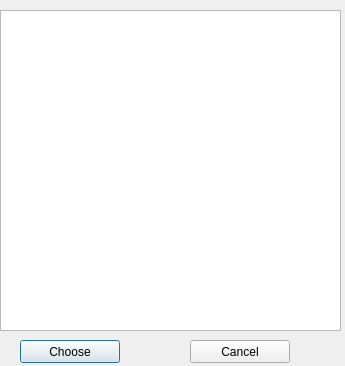
<?xml version="1.0" encoding="UTF-8"?>
<ui version="4.0">
 <class>PickString</class>
 <widget class="QDialog" name="PickString">
  <property name="geometry">
   <rect>
    <x>0</x>
    <y>0</y>
    <width>345</width>
    <height>366</height>
   </rect>
  </property>
  <property name="windowTitle">
   <string>Pick Identity</string>
  </property>
  <property name="windowIcon">
   <iconset resource="../dchat.qrc">
    <normaloff>:/dchatlogo.png</normaloff>:/dchatlogo.png</iconset>
  </property>
  <widget class="QListView" name="stringList">
   <property name="geometry">
    <rect>
     <x>0</x>
     <y>10</y>
     <width>341</width>
     <height>321</height>
    </rect>
   </property>
  </widget>
  <widget class="QPushButton" name="pickButton">
   <property name="geometry">
    <rect>
     <x>20</x>
     <y>340</y>
     <width>100</width>
     <height>23</height>
    </rect>
   </property>
   <property name="text">
    <string>Choose</string>
   </property>
  </widget>
  <widget class="QPushButton" name="cancelButton">
   <property name="geometry">
    <rect>
     <x>190</x>
     <y>340</y>
     <width>100</width>
     <height>23</height>
    </rect>
   </property>
   <property name="text">
    <string>Cancel</string>
   </property>
  </widget>
 </widget>
 <resources>
  <include location="../dchat.qrc"/>
 </resources>
 <connections/>
</ui>
